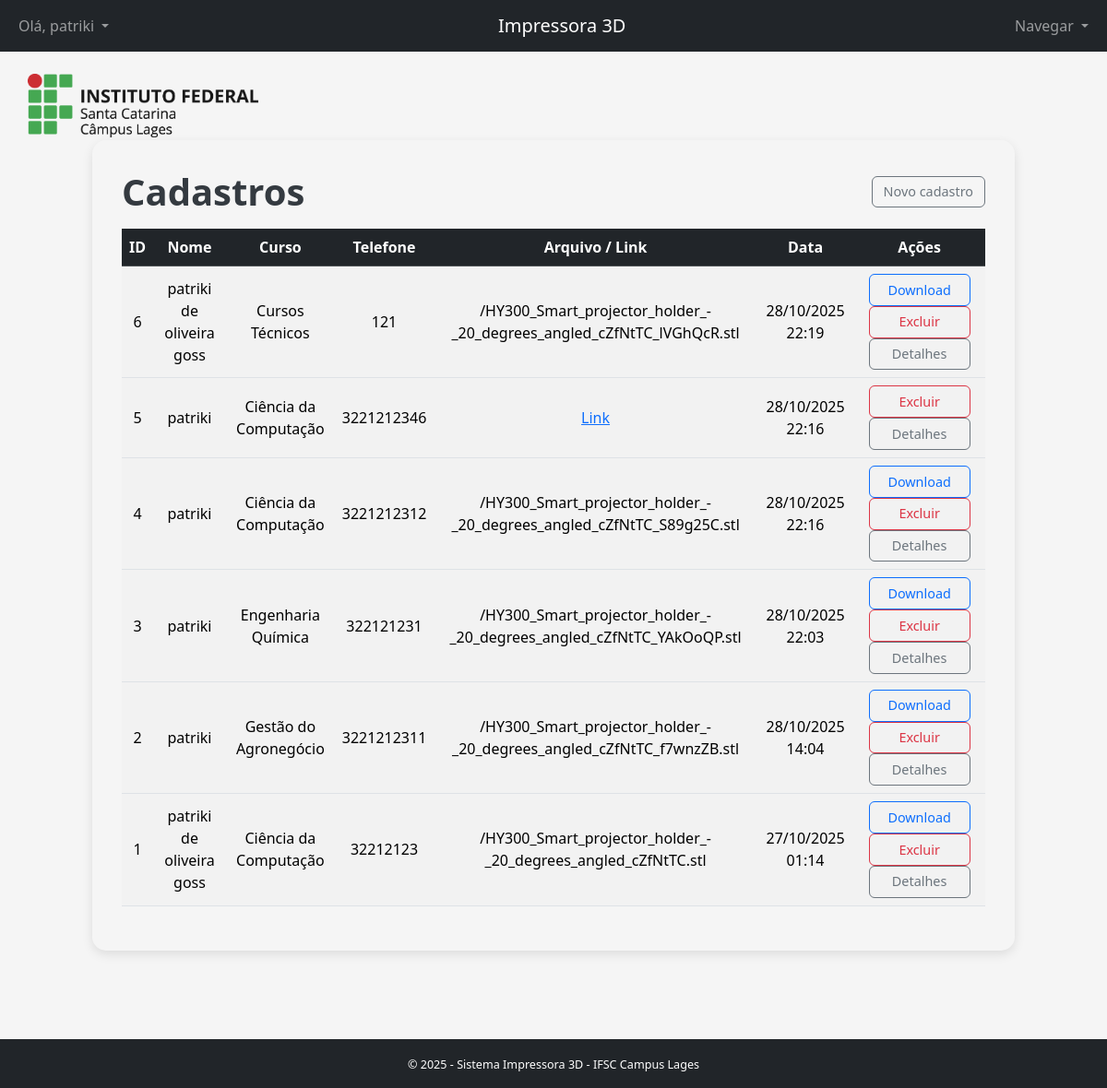
The page /lista/ (signed in) on the database as committed earlier.
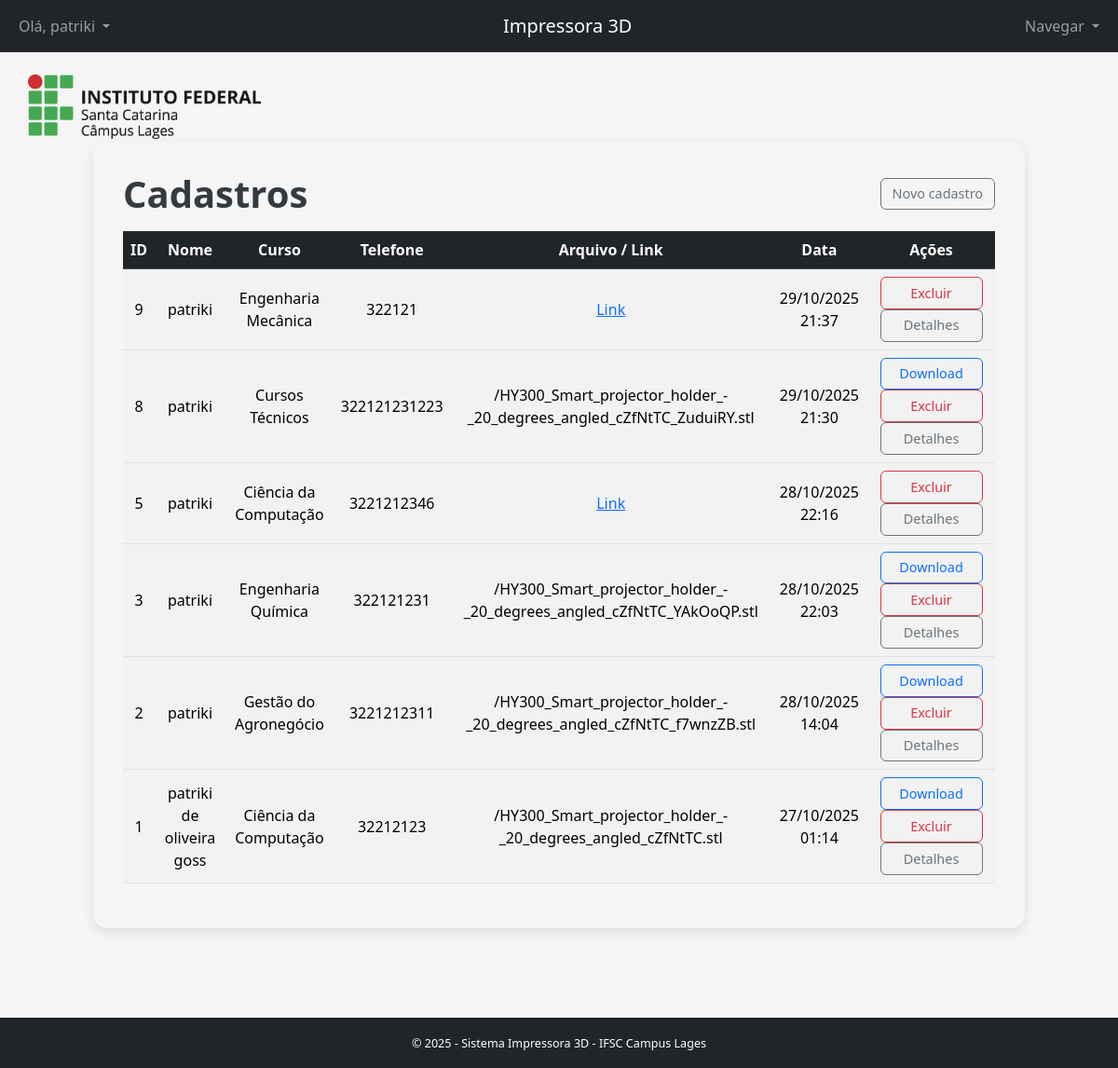
The same page on the database as committed later.
### core/models.py (models this page shows, shortened)
class Models(models.Model):
    nome = models.CharField(max_length=50)
    curso = models.CharField(max_length=20, choices=CursoChoices.choices)
    quant_de_pecas = models.IntegerField()
    cor = models.CharField(max_length=20)
    telefone = models.IntegerField(unique=True)
    arq_upload = models.FileField(upload_to="arquivos/", blank=True, null=True)
    arq_link = models.URLField(blank=True, null=True)
    data_envio = models.DateTimeField(default=timezone.now)
    tipo_preenchimento = models.CharField(max_length=50, blank=True, null=True)
    porcentagem_preenchimento = models.IntegerField(blank=True, null=True)
    resolucao = models.CharField(max_length=20, choices=Resolucao.choices, blank=True, null=True)
    qual_impressora = models.CharField(max_length=20, choices=ImpressorasChoice.choices, blank=True, null=True)
    tipo_filamento = models.CharField(max_length=20, choices=TipoFilamento.choices, blank=True, null=True)
    created_at = models.DateTimeField(auto_now_add=True)

### core/views.py (the view)
# urls.py: path('lista/', views.lista_models, name='lista_models'),
@login_required
def lista_models(request):
    items = Models.objects.order_by('-created_at')
    return render(request, 'core/lista.html', {'items': items})

### core/templates/core/lista.html (shortened to what this page needs)
{% extends 'core/base.html' %}
{% load static %}
{% block extra_css %}
<link rel="stylesheet" href="{% static 'core/css/lista.css' %}">
{% endblock %}
{% block content %}
<div class="lista-box">
    <div class="d-flex justify-content-between align-items-center mb-3">
        <h1>Cadastros</h1>
        <a href="{% url 'core:cadastro' %}" class="btn btn-outline-secondary btn-lista">Novo cadastro</a>
    </div>
    {% if items %}
    <div class="table-responsive">
        <table class="table table-striped table-hover align-middle text-center">
            <thead class="table-dark">
                <tr>
                    <th>ID</th>
                    <th>Nome</th>
                    <th>Curso</th>
                    <th>Telefone</th>
                    <th>Arquivo / Link</th>
                    <th>Data</th>
                    <th>Ações</th>
                </tr>
            </thead>
            <tbody>
            {% for it in items %}
                <tr>
                    <td>{{ it.id }}</td>
                    <td>{{ it.nome }}</td>
                    <td>{{ it.get_curso_display }}</td>
                    <td>{{ it.telefone }}</td>
                    <td>
                        {% if it.arq_upload %}
                            {{ it.arq_upload.name|slice:"8:" }}
                        {% elif it.arq_link %}
                            <a href="{{ it.arq_link }}" target="_blank">Link</a>
                        {% else %}
                            -
                        {% endif %}
                    </td>
                    <td>{{ it.data_envio|date:"d/m/Y H:i" }}</td>
                    <td>
                        {% if it.arq_upload %}
                        <a href="{% url 'core:download_arquivo' it.pk %}" class="btn btn-outline-primary btn-lista">Download</a>
                        {% endif %}
                        <a href="{% url 'core:excluir' it.pk %}" class="btn btn-outline-danger btn-lista">Excluir</a>
                        <button class="btn btn-outline-secondary btn-lista" type="button"
                                onclick="toggleDetalhes({{ it.id }})">
                            Detalhes
                        </button>
                    </td>
                </tr>
            {% endfor %}
            </tbody>
        </table>
    </div>
    {% else %}
        <p class="text-center">Nenhum cadastro ainda.</p>
    {% endif %}
</div>
{% endblock %}

### core/templates/core/base.html (shortened to what this page needs)
{% load static %}
<!DOCTYPE html>
<html lang="pt-br">
<head>
    <link href="https://cdn.jsdelivr.net/npm/bootstrap@5.3.2/dist/css/bootstrap.min.css" rel="stylesheet">
    <link rel="stylesheet" href="{% static 'core/css/base.css' %}">
    {% block extra_css %}{% endblock %}
</head>
<body class="d-flex flex-column min-vh-100">
<header>
  <nav class="navbar navbar-expand-lg navbar-dark bg-dark">
    <div class="container-fluid justify-content-between">
      <ul class="navbar-nav">
        {% if user.is_authenticated %}
        <li class="nav-item dropdown">
          <a class="nav-link dropdown-toggle" href="#" role="button" data-bs-toggle="dropdown">
            Olá, {{ user.get_username }}
          </a>
        </li>
        {% endif %}
      </ul>
      <a class="navbar-brand mx-auto" href="{% url 'core:home' %}">Impressora 3D</a>
      <ul class="navbar-nav">
        <li class="nav-item dropdown">
          <a class="nav-link dropdown-toggle" href="#" role="button" data-bs-toggle="dropdown">
            Navegar
          </a>
        </li>
      </ul>
    </div>
  </nav>
</header>
<main class="container my-5 flex-grow-1">
    {% block content %}{% endblock %}
</main>
<footer class="bg-dark text-white py-3 mt-auto">
    <div class="container text-center">
        <small>© {% now "Y" %} - Sistema Impressora 3D - IFSC Campus Lages</small>
    </div>
</footer>
</body>
</html>

### core/static/core/css/base.css (style rules this page uses)
body { background-color: whitesmoke; position: relative; overflow-x: hidden; }
body::before { content: ""; position: fixed; top: 80px; left: 30px; width: 250px; height: 120px; background-image: url("../img/Logo_IFSC.png"); background-repeat: no-repeat; background-size: contain; background-position: top left; opacity: 0.90; z-index: -1; pointer-events: none; }
footer { font-size: 0.9rem; }

### core/static/core/css/lista.css (style rules this page uses)
.lista-box { max-width: 1000px; margin: 3rem auto; padding: 2rem; background-color: whitesmoke; border-radius: 15px; box-shadow: 0 4px 12px rgba(0,0,0,0.1); }
.lista-box h1 { color: #343a40; font-weight: 700; }
.d-flex h1 { margin-bottom: 0; }
.btn-lista { min-width: 110px; padding: 0.35rem 0.75rem; font-size: 0.9rem; }

Rows that differ between the two databases and show on the page:
removed Models: id "6", nome "patriki de oliveira goss", curso "Cursos Técnicos", telefone "121", arq_upload.name "/HY300_Smart_projector_holder_-_20_degrees_angled_cZfNtTC_lVGhQcR.stl", data_envio "28/10/2025 22:19", shows "Download"
removed Models: id "4", nome "patriki", curso "Ciência da Computação", telefone "3221212312", arq_upload.name "/HY300_Smart_projector_holder_-_20_degrees_angled_cZfNtTC_S89g25C.stl", data_envio "28/10/2025 22:16", shows "Download"
added Models: id "9", nome "patriki", curso "Engenharia Mecânica", telefone "322121", data_envio "29/10/2025 21:37"
added Models: id "8", nome "patriki", curso "Cursos Técnicos", telefone "322121231223", arq_upload.name "/HY300_Smart_projector_holder_-_20_degrees_angled_cZfNtTC_ZuduiRY.stl", data_envio "29/10/2025 21:30", shows "Download"
